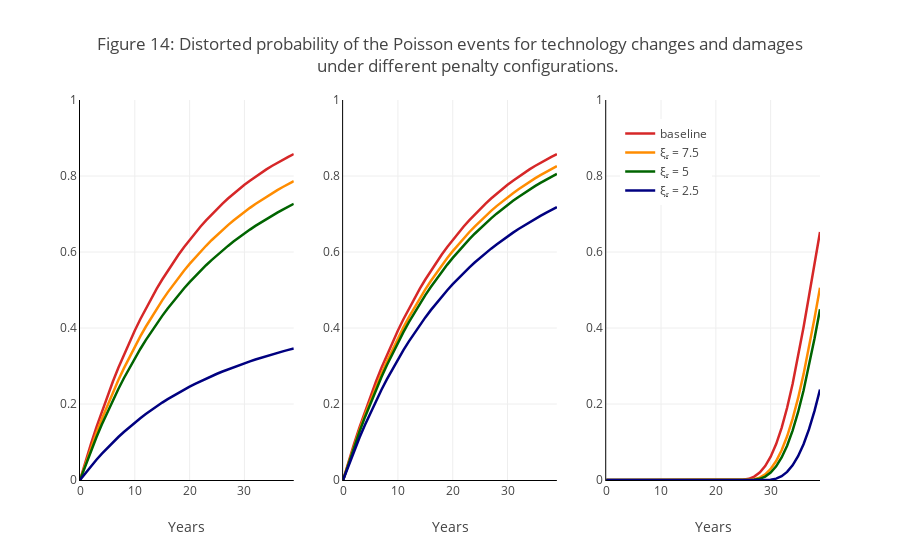

The notebook cell saved with this chart:
### Code cell
import numpy as np
import pandas as pd
import matplotlib.pyplot as plt
import plotly.graph_objects as go
from plotly.subplots import make_subplots
arrival = 20
γ_3 = np.linspace(0, 1./3, 20)
πd_o = np.ones_like(γ_3) / len(γ_3)
θ = pd.read_csv('data/model144.csv', header=None).to_numpy()[:, 0]/1000.
πc_o = np.ones_like(θ) / len(θ)
# load data
gt_tech_2p5 = np.load('data/new_gt_tech_2.5.npy')
gt_tech_5 = np.load('data/new_gt_tech_5.0.npy')
gt_tech_7p5 = np.load('data/new_gt_tech_7.5.npy')

gt_tech_new_2p5 = np.load('data/new_gt_tech_new_2.5.npy')
gt_tech_new_5 = np.load('data/new_gt_tech_new_5.0.npy')
gt_tech_new_7p5 = np.load('data/new_gt_tech_new_7.5.npy')

dmg_intensity_distort_2p5 = np.load('data/new_dmg_intensity_distort_2.5.npy')
dmg_intensity_distort_5 = np.load('data/new_dmg_intensity_distort_5.0.npy')
dmg_intensity_distort_7p5 = np.load('data/new_dmg_intensity_distort_7.5.npy')
dmg_intensity_distort_baseline = np.load('data/new_dmg_intensity_distort_100000.0.npy')

intensity_dmg_2p5 = np.load('data/new_intensity_dmg_2.5.npy')
intensity_dmg_5 = np.load('data/new_intensity_dmg_5.0.npy')
intensity_dmg_7p5 = np.load('data/new_intensity_dmg_7.5.npy')
intensity_dmg_baseline = np.load('data/new_intensity_dmg_100000.0.npy')

πct = np.load("data/πct_5.0.npy")
distorted_damage_probs = np.load("data/distorted_damage_probs_5.0.npy")

# computed distorted probability
distorted_tech_intensity_first_2p5 = gt_tech_2p5 * 1/arrival
distorted_tech_intensity_first_5 = gt_tech_5 * 1/arrival
distorted_tech_intensity_first_7p5 = gt_tech_7p5 * 1/arrival
tech_intensity_first = np.ones_like(distorted_tech_intensity_first_2p5) * 1/arrival

distorted_tech_intensity_second_2p5 = gt_tech_new_2p5 * 1/arrival
distorted_tech_intensity_second_5 = gt_tech_new_5 * 1/arrival
distorted_tech_intensity_second_7p5 = gt_tech_new_7p5 * 1/arrival
tech_intensity_second = np.ones_like(distorted_tech_intensity_second_2p5) * 1/arrival

distorted_dmg_intensity_2p5 = dmg_intensity_distort_2p5*intensity_dmg_2p5
distorted_dmg_intensity_5 = dmg_intensity_distort_5*intensity_dmg_5
distorted_dmg_intensity_7p5 = dmg_intensity_distort_7p5*intensity_dmg_7p5
distorted_dmg_intensity_baseline = dmg_intensity_distort_baseline*intensity_dmg_baseline

distorted_tech_prob_first_2p5 = 1 - np.exp(-np.cumsum(np.insert(distorted_tech_intensity_first_2p5, 0, 0)))[:-1]
distorted_tech_prob_first_5 = 1 - np.exp(-np.cumsum(np.insert(distorted_tech_intensity_first_5, 0, 0)))[:-1]
distorted_tech_prob_first_7p5 = 1 - np.exp(-np.cumsum(np.insert(distorted_tech_intensity_first_7p5, 0, 0)))[:-1]
tech_prob_first = 1 - np.exp(-np.cumsum(np.insert(tech_intensity_first, 0, 0)))[:-1]

distorted_tech_prob_second_2p5 = 1 - np.exp(-np.cumsum(np.insert(distorted_tech_intensity_second_2p5, 0, 0)))[:-1]
distorted_tech_prob_second_5 = 1 - np.exp(-np.cumsum(np.insert(distorted_tech_intensity_second_5, 0, 0)))[:-1]
distorted_tech_prob_second_7p5 = 1 - np.exp(-np.cumsum(np.insert(distorted_tech_intensity_second_7p5, 0, 0)))[:-1]
tech_prob_second = 1 - np.exp(-np.cumsum(np.insert(tech_intensity_second, 0, 0)))[:-1]

distorted_dmg_prob_2p5 = 1 - np.exp(-np.cumsum(np.insert(distorted_dmg_intensity_2p5, 0, 0)))[:-1]
distorted_dmg_prob_5 = 1 - np.exp(-np.cumsum(np.insert(distorted_dmg_intensity_5, 0, 0)))[:-1]
distorted_dmg_prob_7p5 = 1 - np.exp(-np.cumsum(np.insert(distorted_dmg_intensity_7p5, 0, 0)))[:-1]
dmg_prob = 1 - np.exp(-np.cumsum(np.insert(intensity_dmg_baseline, 0, 0)))[:-1]

# code for figure 14
from src.plots import plot14
fig = plot14(
    tech_prob_first, distorted_tech_prob_first_7p5, distorted_tech_prob_first_5,distorted_tech_prob_first_2p5,
    tech_prob_second, distorted_tech_prob_second_7p5, distorted_tech_prob_second_5, distorted_tech_prob_second_2p5,
    dmg_prob, distorted_dmg_prob_7p5, distorted_dmg_prob_5, distorted_dmg_prob_2p5
)
fig

### Figure 1 — Plotly figure (JSON) as saved in the notebook; plotly's stock layout.template omitted (floating-point values rounded to 4 significant figures)
{"data": [{"hovertemplate": "Year: %{x}, prob: %{y:.2f}", "line": {"color": "#d62728", "width": 2.5}, "name": "baseline", "type": "scatter", "x": [0, 1, 2, 3, 4, 5, 6, 7, 8, 9, 10, 11, 12, 13, 14, 15, 16, 17, 18, 19, 20, 21, 22, 23, 24, 25, 26, 27, 28, 29, 30, 31, 32, 33, 34, 35, 36, 37, 38, 39], "xaxis": "x", "y": [0, 0.04877, 0.09516, 0.1393, 0.1813, 0.2212, 0.2592, 0.2953, 0.3297, 0.3624, 0.3935, 0.4231, 0.4512, 0.478, 0.5034, 0.5276, 0.5507, 0.5726, 0.5934, 0.6133, 0.6321, 0.6501, 0.6671, 0.6834, 0.6988, 0.7135, 0.7275, 0.7408, 0.7534, 0.7654, 0.7769, 0.7878, 0.7981, 0.808, 0.8173, 0.8262, 0.8347, 0.8428, 0.8504, 0.8577, 0.8647], "yaxis": "y"}, {"hovertemplate": "Year: %{x}, prob: %{y:.2f}", "line": {"color": "darkorange", "width": 2.5}, "name": "ξᵣ = 7.5", "type": "scatter", "x": [0, 1, 2, 3, 4, 5, 6, 7, 8, 9, 10, 11, 12, 13, 14, 15, 16, 17, 18, 19, 20, 21, 22, 23, 24, 25, 26, 27, 28, 29, 30, 31, 32, 33, 34, 35, 36, 37, 38, 39], "xaxis": "x", "y": [0, 0.04326, 0.08446, 0.1237, 0.1611, 0.1967, 0.2306, 0.263, 0.2938, 0.3232, 0.3511, 0.3778, 0.4033, 0.4275, 0.4507, 0.4727, 0.4938, 0.5138, 0.533, 0.5513, 0.5687, 0.5854, 0.6013, 0.6164, 0.631, 0.6448, 0.6581, 0.6707, 0.6828, 0.6944, 0.7055, 0.7161, 0.7263, 0.736, 0.7453, 0.7542, 0.7628, 0.771, 0.7789, 0.7864, 0.7937], "yaxis": "y"}, {"hovertemplate": "Year: %{x}, prob: %{y:.2f}", "line": {"color": "darkgreen", "width": 2.5}, "name": "ξᵣ = 5", "type": "scatter", "x": [0, 1, 2, 3, 4, 5, 6, 7, 8, 9, 10, 11, 12, 13, 14, 15, 16, 17, 18, 19, 20, 21, 22, 23, 24, 25, 26, 27, 28, 29, 30, 31, 32, 33, 34, 35, 36, 37, 38, 39], "xaxis": "x", "y": [0, 0.03935, 0.07684, 0.1126, 0.1466, 0.1791, 0.2101, 0.2396, 0.2678, 0.2947, 0.3203, 0.3447, 0.3681, 0.3904, 0.4116, 0.432, 0.4513, 0.4699, 0.4876, 0.5045, 0.5207, 0.5362, 0.551, 0.5651, 0.5787, 0.5917, 0.6041, 0.616, 0.6274, 0.6384, 0.6489, 0.659, 0.6686, 0.6779, 0.6869, 0.6955, 0.7038, 0.7117, 0.7194, 0.7268, 0.7339], "yaxis": "y"}, {"hovertemplate": "Year: %{x}, prob: %{y:.2f}", "line": {"color": "navy", "width": 2.5}, "name": "ξᵣ = 2.5", "type": "scatter", "x": [0, 1, 2, 3, 4, 5, 6, 7, 8, 9, 10, 11, 12, 13, 14, 15, 16, 17, 18, 19, 20, 21, 22, 23, 24, 25, 26, 27, 28, 29, 30, 31, 32, 33, 34, 35, 36, 37, 38, 39], "xaxis": "x", "y": [0, 0.0186, 0.03632, 0.0532, 0.06928, 0.0846, 0.09919, 0.1131, 0.1264, 0.1391, 0.1511, 0.1626, 0.1736, 0.1842, 0.1942, 0.2038, 0.2129, 0.2217, 0.2301, 0.2381, 0.2457, 0.2531, 0.2601, 0.2669, 0.2734, 0.2796, 0.2856, 0.2913, 0.2969, 0.3022, 0.3073, 0.3122, 0.317, 0.3216, 0.326, 0.3303, 0.3344, 0.3384, 0.3423, 0.3461, 0.3498], "yaxis": "y"}, {"hovertemplate": "Year: %{x}, prob: %{y:.2f}", "line": {"color": "#d62728", "width": 2.5}, "name": "baseline", "showlegend": false, "type": "scatter", "x": [0, 1, 2, 3, 4, 5, 6, 7, 8, 9, 10, 11, 12, 13, 14, 15, 16, 17, 18, 19, 20, 21, 22, 23, 24, 25, 26, 27, 28, 29, 30, 31, 32, 33, 34, 35, 36, 37, 38, 39], "xaxis": "x2", "y": [0, 0.04877, 0.09516, 0.1393, 0.1813, 0.2212, 0.2592, 0.2953, 0.3297, 0.3624, 0.3935, 0.4231, 0.4512, 0.478, 0.5034, 0.5276, 0.5507, 0.5726, 0.5934, 0.6133, 0.6321, 0.6501, 0.6671, 0.6834, 0.6988, 0.7135, 0.7275, 0.7408, 0.7534, 0.7654, 0.7769, 0.7878, 0.7981, 0.808, 0.8173, 0.8262, 0.8347, 0.8428, 0.8504, 0.8577, 0.8647], "yaxis": "y2"}, {"hovertemplate": "Year: %{x}, prob: %{y:.2f}", "line": {"color": "darkorange", "width": 2.5}, "name": "ξᵣ = 7.5", "showlegend": false, "type": "scatter", "x": [0, 1, 2, 3, 4, 5, 6, 7, 8, 9, 10, 11, 12, 13, 14, 15, 16, 17, 18, 19, 20, 21, 22, 23, 24, 25, 26, 27, 28, 29, 30, 31, 32, 33, 34, 35, 36, 37, 38, 39], "xaxis": "x2", "y": [0, 0.0461, 0.08999, 0.1318, 0.1716, 0.2094, 0.2455, 0.2798, 0.3125, 0.3437, 0.3733, 0.4015, 0.4284, 0.454, 0.4784, 0.5016, 0.5237, 0.5448, 0.5649, 0.584, 0.6022, 0.6196, 0.6362, 0.652, 0.667, 0.6814, 0.6951, 0.7082, 0.7207, 0.7326, 0.744, 0.7548, 0.7652, 0.7751, 0.7846, 0.7936, 0.8023, 0.8105, 0.8184, 0.826, 0.8332], "yaxis": "y2"}, {"hovertemplate": "Year: %{x}, prob: %{y:.2f}", "line": {"color": "darkgreen", "width": 2.5}, "name": "ξᵣ = 5", "showlegend": false, "type": "scatter", "x": [0, 1, 2, 3, 4, 5, 6, 7, 8, 9, 10, 11, 12, 13, 14, 15, 16, 17, 18, 19, 20, 21, 22, 23, 24, 25, 26, 27, 28, 29, 30, 31, 32, 33, 34, 35, 36, 37, 38, 39], "xaxis": "x2", "y": [0, 0.0446, 0.08708, 0.1275, 0.166, 0.2027, 0.2377, 0.271, 0.3027, 0.3329, 0.3617, 0.3891, 0.4153, 0.4401, 0.4639, 0.4865, 0.508, 0.5286, 0.5481, 0.5668, 0.5846, 0.6016, 0.6179, 0.6333, 0.6481, 0.6622, 0.6757, 0.6886, 0.7009, 0.7127, 0.7239, 0.7347, 0.745, 0.7548, 0.7643, 0.7733, 0.782, 0.7903, 0.7982, 0.8058, 0.8132], "yaxis": "y2"}, {"hovertemplate": "Year: %{x}, prob: %{y:.2f}", "line": {"color": "navy", "width": 2.5}, "name": "ξᵣ = 2.5", "showlegend": false, "type": "scatter", "x": [0, 1, 2, 3, 4, 5, 6, 7, 8, 9, 10, 11, 12, 13, 14, 15, 16, 17, 18, 19, 20, 21, 22, 23, 24, 25, 26, 27, 28, 29, 30, 31, 32, 33, 34, 35, 36, 37, 38, 39], "xaxis": "x2", "y": [0, 0.039, 0.07618, 0.1116, 0.1454, 0.1776, 0.2083, 0.2376, 0.2655, 0.2921, 0.3174, 0.3417, 0.3648, 0.3868, 0.4078, 0.4279, 0.447, 0.4653, 0.4827, 0.4994, 0.5153, 0.5305, 0.545, 0.5589, 0.5722, 0.585, 0.5971, 0.6088, 0.62, 0.6308, 0.6411, 0.651, 0.6605, 0.6697, 0.6785, 0.687, 0.6952, 0.703, 0.7107, 0.718, 0.7251], "yaxis": "y2"}, {"hovertemplate": "Year: %{x}, prob: %{y:.2f}", "line": {"color": "#d62728", "width": 2.5}, "name": "baseline", "showlegend": false, "type": "scatter", "x": [0, 1, 2, 3, 4, 5, 6, 7, 8, 9, 10, 11, 12, 13, 14, 15, 16, 17, 18, 19, 20, 21, 22, 23, 24, 25, 26, 27, 28, 29, 30, 31, 32, 33, 34, 35, 36, 37, 38, 39], "xaxis": "x3", "y": [0, 0, 0, 0, 0, 0, 0, 0, 0, 0, 0, 0, 0, 0, 0, 0, 0, 0, 0, 0, 0, 0, 0, 0, 0, 0.0005416, 0.003033, 0.008929, 0.01969, 0.03674, 0.06134, 0.09462, 0.1374, 0.1901, 0.2524, 0.3236, 0.4018, 0.4848, 0.5695, 0.6526, 0.7305], "yaxis": "y3"}, {"hovertemplate": "Year: %{x}, prob: %{y:.2f}", "line": {"color": "darkorange", "width": 2.5}, "name": "ξᵣ = 7.5", "showlegend": false, "type": "scatter", "x": [0, 1, 2, 3, 4, 5, 6, 7, 8, 9, 10, 11, 12, 13, 14, 15, 16, 17, 18, 19, 20, 21, 22, 23, 24, 25, 26, 27, 28, 29, 30, 31, 32, 33, 34, 35, 36, 37, 38, 39], "xaxis": "x3", "y": [0, 0, 0, 0, 0, 0, 0, 0, 0, 0, 0, 0, 0, 0, 0, 0, 0, 0, 0, 0, 0, 0, 0, 0, 0, 0, 0.0002267, 0.001907, 0.006399, 0.01505, 0.02915, 0.04986, 0.07819, 0.115, 0.1607, 0.2154, 0.2786, 0.3492, 0.4257, 0.5058, 0.5867], "yaxis": "y3"}, {"hovertemplate": "Year: %{x}, prob: %{y:.2f}", "line": {"color": "darkgreen", "width": 2.5}, "name": "ξᵣ = 5", "showlegend": false, "type": "scatter", "x": [0, 1, 2, 3, 4, 5, 6, 7, 8, 9, 10, 11, 12, 13, 14, 15, 16, 17, 18, 19, 20, 21, 22, 23, 24, 25, 26, 27, 28, 29, 30, 31, 32, 33, 34, 35, 36, 37, 38, 39], "xaxis": "x3", "y": [0, 0, 0, 0, 0, 0, 0, 0, 0, 0, 0, 0, 0, 0, 0, 0, 0, 0, 0, 0, 0, 0, 0, 0, 0, 0, 0, 0.000609, 0.003185, 0.009079, 0.0196, 0.03598, 0.05927, 0.09037, 0.13, 0.1784, 0.2354, 0.3004, 0.3722, 0.4491, 0.5287], "yaxis": "y3"}, {"hovertemplate": "Year: %{x}, prob: %{y:.2f}", "line": {"color": "navy", "width": 2.5}, "name": "ξᵣ = 2.5", "showlegend": false, "type": "scatter", "x": [0, 1, 2, 3, 4, 5, 6, 7, 8, 9, 10, 11, 12, 13, 14, 15, 16, 17, 18, 19, 20, 21, 22, 23, 24, 25, 26, 27, 28, 29, 30, 31, 32, 33, 34, 35, 36, 37, 38, 39], "xaxis": "x3", "y": [0, 0, 0, 0, 0, 0, 0, 0, 0, 0, 0, 0, 0, 0, 0, 0, 0, 0, 0, 0, 0, 0, 0, 0, 0, 0, 0, 0, 0, 2.473e-08, 0.0007382, 0.003646, 0.01009, 0.02135, 0.03853, 0.06252, 0.09412, 0.1339, 0.1819, 0.2379, 0.3012], "yaxis": "y3"}], "layout": {"legend": {"x": 0.73, "xanchor": "left", "y": 0.95, "yanchor": "top"}, "plot_bgcolor": "white", "title": {"text": "Figure 14: Distorted probability of the Poisson events for technology changes and damages<br>\n        under different penalty configurations."}, "xaxis": {"anchor": "y", "domain": [0, 0.2889], "linecolor": "black", "showline": true, "showspikes": true, "title": {"text": "Years"}}, "xaxis2": {"anchor": "y2", "domain": [0.3556, 0.6444], "linecolor": "black", "showline": true, "showspikes": true, "title": {"text": "Years"}}, "xaxis3": {"anchor": "y3", "domain": [0.7111, 1], "linecolor": "black", "showline": true, "showspikes": true, "title": {"text": "Years"}}, "yaxis": {"anchor": "x", "domain": [0, 1], "linecolor": "black", "range": [0, 1], "showline": true, "showspikes": true}, "yaxis2": {"anchor": "x2", "domain": [0, 1], "linecolor": "black", "range": [0, 1], "showline": true, "showspikes": true}, "yaxis3": {"anchor": "x3", "domain": [0, 1], "linecolor": "black", "range": [0, 1], "showline": true, "showspikes": true}}}
